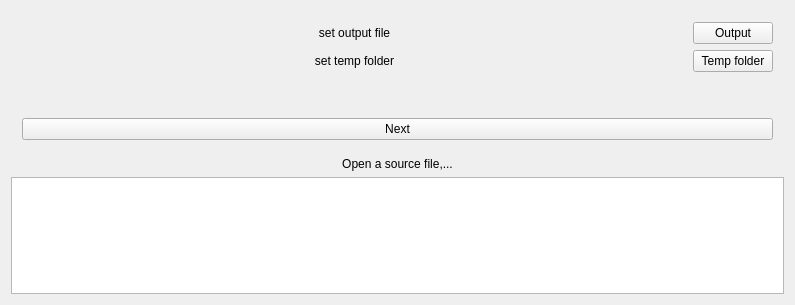
<?xml version="1.0" encoding="UTF-8"?>
<ui version="4.0">
 <class>MkvCutterClass</class>
 <widget class="QWidget" name="MkvCutterClass">
  <property name="geometry">
   <rect>
    <x>0</x>
    <y>0</y>
    <width>795</width>
    <height>305</height>
   </rect>
  </property>
  <property name="windowTitle">
   <string>MkvCutter</string>
  </property>
  <layout class="QVBoxLayout" name="verticalLayout">
   <item>
    <widget class="QStackedWidget" name="mainStackedWidget">
     <property name="sizePolicy">
      <sizepolicy hsizetype="Minimum" vsizetype="Minimum">
       <horstretch>0</horstretch>
       <verstretch>0</verstretch>
      </sizepolicy>
     </property>
     <property name="currentIndex">
      <number>2</number>
     </property>
     <widget class="QWidget" name="startPage">
      <layout class="QVBoxLayout" name="verticalLayout_2">
       <item>
        <widget class="QPushButton" name="openSourcePushButton">
         <property name="sizePolicy">
          <sizepolicy hsizetype="Expanding" vsizetype="Expanding">
           <horstretch>0</horstretch>
           <verstretch>0</verstretch>
          </sizepolicy>
         </property>
         <property name="text">
          <string>Open Source</string>
         </property>
        </widget>
       </item>
      </layout>
     </widget>
     <widget class="QWidget" name="avsViewerPage">
      <property name="sizePolicy">
       <sizepolicy hsizetype="Expanding" vsizetype="Expanding">
        <horstretch>0</horstretch>
        <verstretch>0</verstretch>
       </sizepolicy>
      </property>
      <layout class="QVBoxLayout" name="avsViewerVerticalLayout">
       <property name="spacing">
        <number>0</number>
       </property>
       <property name="margin">
        <number>0</number>
       </property>
      </layout>
     </widget>
     <widget class="QWidget" name="outputPage">
      <layout class="QGridLayout" name="gridLayout">
       <item row="0" column="0">
        <widget class="QLabel" name="outputLabel">
         <property name="sizePolicy">
          <sizepolicy hsizetype="Expanding" vsizetype="Fixed">
           <horstretch>0</horstretch>
           <verstretch>0</verstretch>
          </sizepolicy>
         </property>
         <property name="text">
          <string>set output file</string>
         </property>
         <property name="alignment">
          <set>Qt::AlignCenter</set>
         </property>
        </widget>
       </item>
       <item row="0" column="1">
        <widget class="QPushButton" name="outputPushButton">
         <property name="text">
          <string>Output</string>
         </property>
        </widget>
       </item>
       <item row="1" column="0">
        <widget class="QLabel" name="tempFolderLabel">
         <property name="sizePolicy">
          <sizepolicy hsizetype="Expanding" vsizetype="Fixed">
           <horstretch>0</horstretch>
           <verstretch>0</verstretch>
          </sizepolicy>
         </property>
         <property name="text">
          <string>set temp folder</string>
         </property>
         <property name="alignment">
          <set>Qt::AlignCenter</set>
         </property>
        </widget>
       </item>
       <item row="1" column="1">
        <widget class="QPushButton" name="tempPushButton">
         <property name="text">
          <string>Temp folder</string>
         </property>
        </widget>
       </item>
       <item row="3" column="0" colspan="2">
        <widget class="QPushButton" name="nextPushButton">
         <property name="sizePolicy">
          <sizepolicy hsizetype="Expanding" vsizetype="Fixed">
           <horstretch>0</horstretch>
           <verstretch>0</verstretch>
          </sizepolicy>
         </property>
         <property name="text">
          <string>Next</string>
         </property>
        </widget>
       </item>
       <item row="2" column="0">
        <spacer name="verticalSpacer">
         <property name="orientation">
          <enum>Qt::Vertical</enum>
         </property>
         <property name="sizeHint" stdset="0">
          <size>
           <width>20</width>
           <height>40</height>
          </size>
         </property>
        </spacer>
       </item>
      </layout>
     </widget>
     <widget class="QWidget" name="page"/>
    </widget>
   </item>
   <item>
    <widget class="QLabel" name="infoLabel">
     <property name="sizePolicy">
      <sizepolicy hsizetype="Minimum" vsizetype="Fixed">
       <horstretch>0</horstretch>
       <verstretch>0</verstretch>
      </sizepolicy>
     </property>
     <property name="text">
      <string>Open a source file,...</string>
     </property>
     <property name="alignment">
      <set>Qt::AlignCenter</set>
     </property>
    </widget>
   </item>
   <item>
    <widget class="QTextBrowser" name="infoTextBrowser"/>
   </item>
  </layout>
 </widget>
 <layoutdefault spacing="6" margin="11"/>
 <resources/>
 <connections/>
</ui>
